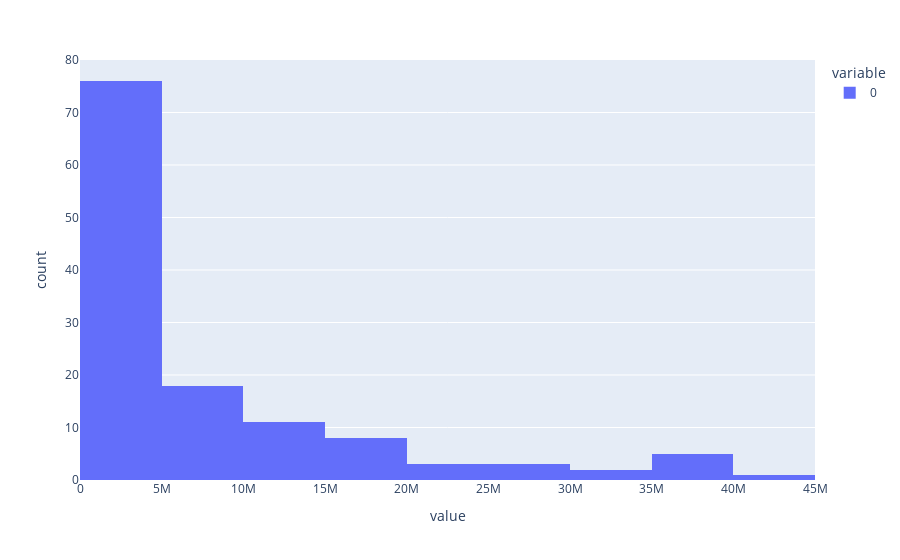

Notebook cell for this chart:
### Markdown cell above
### Salaries

### Code cell
import plotly.express as px
df = px.data.tips()
fig = px.histogram(averagesalary)
fig.show()
